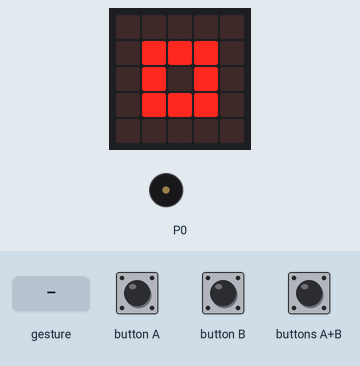
Simulated run of this program. Board: BBC micro:bit (MakeCode). On the bench: the board's 5×5 LED display, buzzer (waves = sounding). Inputs (shaded band) come from the test bench. A tilt is held for 1.5 s and a shake lasts 1 s, then the board lies face up again.

Above: at 0.7 s.
At 4.5 s:
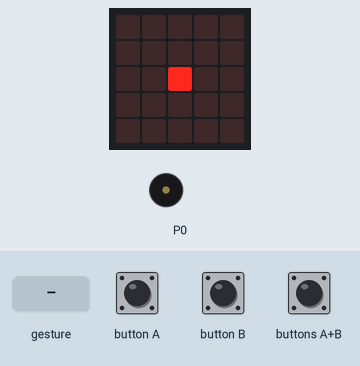
6.1 s: buttons A+B pressed for 0.15 s
At 6.45 s:
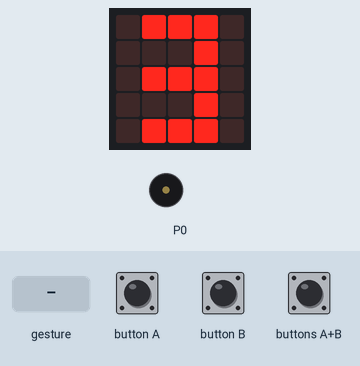
9.7 s: button A pressed for 0.15 s
10.4 s: button B pressed for 0.15 s
11.1 s: gesture 'shake'
At 16.5 s:
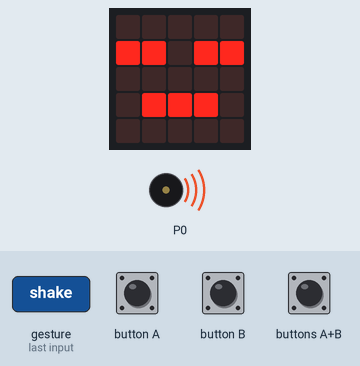
Timing chart, 0 to 17.6 s (numbered marks = the images above; inputs shaded):
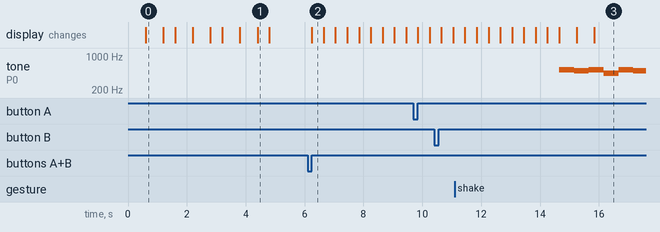

The program:

main.ts
```typescript
input.onButtonPressed(Button.A, function () {
    basic.showIcon(IconNames.Happy)
})
input.onGesture(Gesture.Shake, function () {
    basic.showIcon(IconNames.Asleep)
})
input.onButtonPressed(Button.AB, function () {
    basic.showLeds(`
        . # # # .
        . . . # .
        . # # # .
        . . . # .
        . # # # .
        `)
    basic.showLeds(`
        . . . . .
        . . . . .
        . . . . .
        . . . . .
        # . . . .
        `)
    basic.showLeds(`
        . . . . .
        . . . . .
        . . . . .
        # . . . .
        . # . . .
        `)
    basic.showLeds(`
        . . . . .
        . . . . .
        # . . . .
        . # . . .
        . . # . .
        `)
    basic.showLeds(`
        . . . . .
        # . . . .
        . # . . .
        . . # . .
        . . . # .
        `)
    basic.showLeds(`
        # . . . .
        . # . . .
        . . # . .
        . . . # .
        . . . . #
        `)
    basic.showLeds(`
        . # . . .
        . . # . .
        . . . # .
        . . . . #
        . . . . .
        `)
    basic.showLeds(`
        . . # . .
        . . . # .
        . . . . #
        . . . . .
        . . . . .
        `)
    basic.showLeds(`
        . . . # .
        . . . . #
        . . . . .
        . . . . .
        . . . . .
        `)
    basic.showLeds(`
        . . . . #
        . . . . .
        . . . . .
        . . . . .
        . . . . .
        `)
    basic.showLeds(`
        . # # # .
        . . . # .
        . . # # .
        . # . . .
        . # # # .
        `)
    basic.showLeds(`
        . . . . .
        . . . . .
        . . . . .
        . . . . .
        # . . . .
        `)
    basic.showLeds(`
        . . . . .
        . . . . .
        . . . . .
        # . . . .
        . # . . .
        `)
    basic.showLeds(`
        . . . . .
        . . . . .
        # . . . .
        . # . . .
        . . # . .
        `)
    basic.showLeds(`
        . . . . .
        # . . . .
        . # . . .
        . . # . .
        . . . # .
        `)
    basic.showLeds(`
        # . . . .
        . # . . .
        . . # . .
        . . . # .
        . . . . #
        `)
    basic.showLeds(`
        . # . . .
        . . # . .
        . . . # .
        . . . . #
        . . . . .
        `)
    basic.showLeds(`
        . . # . .
        . . . # .
        . . . . #
        . . . . .
        . . . . .
        `)
    basic.showLeds(`
        . . . # .
        . . . . #
        . . . . .
        . . . . .
        . . . . .
        `)
    basic.showLeds(`
        . . . . #
        . . . . .
        . . . . .
        . . . . .
        . . . . .
        `)
    basic.showLeds(`
        . . # . .
        . # # . .
        . . # . .
        . . # . .
        . . # . .
        `)
    basic.clearScreen()
    for (let index = 0; index < 3; index++) {
        music.playMelody("C5 B C5 A C5 B G C5 ", 120)
    }
    basic.showIcon(IconNames.Square)
    basic.showIcon(IconNames.SmallSquare)
    basic.showLeds(`
        . . . . .
        . . . . .
        . . # . .
        . . . . .
        . . . . .
        `)
    basic.clearScreen()
})
input.onButtonPressed(Button.B, function () {
    basic.showIcon(IconNames.Sad)
})
for (let index = 0; index < 3; index++) {
    basic.showIcon(IconNames.Square)
    basic.showIcon(IconNames.SmallSquare)
    basic.showLeds(`
        . . . . .
        . . . . .
        . . # . .
        . . . . .
        . . . . .
        `)
    basic.clearScreen()
}
```

test.ts
```typescript
// testes vão aqui; isto não será compilado quando este pacote for usado como uma extensão.
```

Measured:
- after the input at 6.1 s, the display: changes after 0.15 s (image 2)
- after the input at 11.1 s, the display: first differs from a run without the input after 4.8 s (image 3)
- by itself, tone on P0: plays 523 Hz for 0.51 s, 494 Hz for 0.51 s, 523 Hz for 0.51 s, 440 Hz for 0.51 s, 523 Hz for 0.51 s, 494 Hz for 0.42 s
- what the display in image 0 shows lasts 0.6 s, from 0.6 s to 1.2 s
- what the display in image 1 shows lasts 0.4 s, from 4.4 s to 4.8 s
